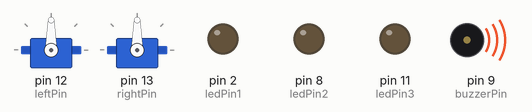
Simulated run of this sketch. Board: Arduino Uno, built with avr-gcc and run on an emulated ATmega328P. Shown: 2 × servo, output pins drawn as LEDs (lit = HIGH), buzzer (waves = sounding). Random numbers use the default seed unless the sketch sets one.

Above: at 0.3 s.
At 6.1 s:
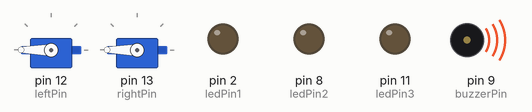
At 11.1 s:
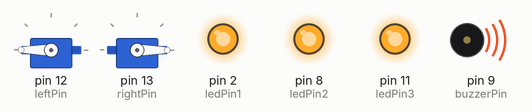
At 18.1 s:
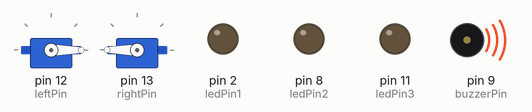
At 25.1 s:
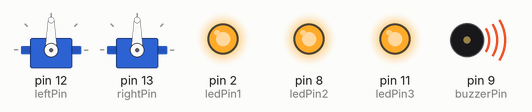
At 37.1 s:
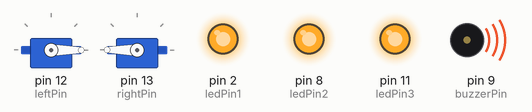
Timing chart, 0 to 40.0 s (numbered marks = the images above):
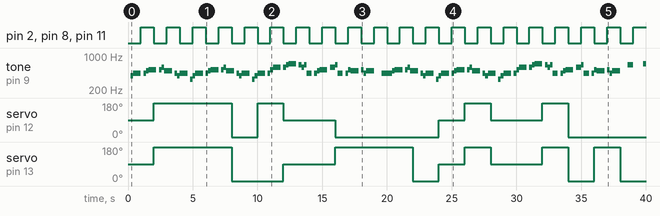

Measured:
- by itself, pin 2 (ledPin1), pin 8 (ledPin2), pin 11 (ledPin3): alternates HIGH for 1.0 s and LOW for 1.0 s
- by itself, servo on pin 12 (leftPin): 90° → 180° at 2.0 s, → 0° 6.0 s later, → 180° 2.0 s later, → 90° 2.0 s later, … (10 changes in this stretch)
- by itself, servo on pin 13 (rightPin): 90° → 180° at 2.0 s, → 0° 6.0 s later, → 90° 4.0 s later, → 180° 4.0 s later, … (12 changes in this stretch)
- by itself, tone on pin 9 (buzzerPin): plays 392 Hz for 0.20 s, 440 Hz for 0.60 s, 440 Hz for 0.20 s, 494 Hz for 0.20 s, 523 Hz for 0.60 s, 523 Hz for 0.20 s … (96 notes in this stretch)

The sketch:

arduinopirate.ino
```cpp
#include <Servo.h>

Servo leftServo;   // 왼쪽 서보
Servo rightServo;  // 오른쪽 서보

const int leftPin = 12;   // 왼쪽 서보 핀
const int rightPin = 13;  // 오른쪽 서보 핀
const int buzzerPin = 9;  // 피에조 스피커 핀

// LED 핀 설정
const int ledPin1 = 2;    // 첫 번째 LED 핀
const int ledPin2 = 8;    // 두 번째 LED 핀
const int ledPin3 = 11;   // 세 번째 LED 핀

#define NOTE_C4  262
#define NOTE_D4  294
#define NOTE_E4  330
#define NOTE_F4  349
#define NOTE_G4  392
#define NOTE_A4  440
#define NOTE_B4  494
#define NOTE_C5  523
#define NOTE_D5  587
#define NOTE_E5  659
#define NOTE_F5  698
#define NOTE_G5  784
#define NOTE_A5  880
#define NOTE_B5  988

const float songspeed = 1.6; // 노래 속도 조절

int notes[] = {
   NOTE_E4, NOTE_G4, NOTE_A4, NOTE_A4, 0,
   NOTE_A4, NOTE_B4, NOTE_C5, NOTE_C5, 0,
   NOTE_C5, NOTE_D5, NOTE_B4, NOTE_B4, 0,
   NOTE_A4, NOTE_G4, NOTE_A4, 0,

   NOTE_E4, NOTE_G4, NOTE_A4, NOTE_A4, 0,
   NOTE_A4, NOTE_B4, NOTE_C5, NOTE_C5, 0,
   NOTE_C5, NOTE_D5, NOTE_B4, NOTE_B4, 0,
   NOTE_A4, NOTE_G4, NOTE_A4, 0,

   NOTE_E4, NOTE_G4, NOTE_A4, NOTE_A4, 0,
   NOTE_A4, NOTE_C5, NOTE_D5, NOTE_D5, 0,
   NOTE_D5, NOTE_E5, NOTE_F5, NOTE_F5, 0,
   NOTE_E5, NOTE_D5, NOTE_E5, NOTE_A4, 0,

   NOTE_A4, NOTE_B4, NOTE_C5, NOTE_C5, 0,
   NOTE_D5, NOTE_E5, NOTE_A4, 0,
   NOTE_A4, NOTE_C5, NOTE_B4, NOTE_B4, 0,
   NOTE_C5, NOTE_A4, NOTE_B4, 0,

   NOTE_A4, NOTE_A4,
   //Repeat of first part
   NOTE_A4, NOTE_B4, NOTE_C5, NOTE_C5, 0,
   NOTE_C5, NOTE_D5, NOTE_B4, NOTE_B4, 0,
   NOTE_A4, NOTE_G4, NOTE_A4, 0,

   NOTE_E4, NOTE_G4, NOTE_A4, NOTE_A4, 0,
   NOTE_A4, NOTE_B4, NOTE_C5, NOTE_C5, 0,
   NOTE_C5, NOTE_D5, NOTE_B4, NOTE_B4, 0,
   NOTE_A4, NOTE_G4, NOTE_A4, 0,

   NOTE_E4, NOTE_G4, NOTE_A4, NOTE_A4, 0,
   NOTE_A4, NOTE_C5, NOTE_D5, NOTE_D5, 0,
   NOTE_D5, NOTE_E5, NOTE_F5, NOTE_F5, 0,
   NOTE_E5, NOTE_D5, NOTE_E5, NOTE_A4, 0,

   NOTE_A4, NOTE_B4, NOTE_C5, NOTE_C5, 0,
   NOTE_D5, NOTE_E5, NOTE_A4, 0,
   NOTE_A4, NOTE_C5, NOTE_B4, NOTE_B4, 0,
   NOTE_C5, NOTE_A4, NOTE_B4, 0,
   //End of Repeat

   NOTE_E5, 0, 0, NOTE_F5, 0, 0,
   NOTE_E5, NOTE_E5, 0, NOTE_G5, 0, NOTE_E5, NOTE_D5, 0, 0,
   NOTE_D5, 0, 0, NOTE_C5, 0, 0,
   NOTE_B4, NOTE_C5, 0, NOTE_B4, 0, NOTE_A4,

   NOTE_E5, 0, 0, NOTE_F5, 0, 0,
   NOTE_E5, NOTE_E5, 0, NOTE_G5, 0, NOTE_E5, NOTE_D5, 0, 0,
   NOTE_D5, 0, 0, NOTE_C5, 0, 0,
   NOTE_B4, NOTE_C5, 0, NOTE_B4, 0, NOTE_A4
};

int duration[] = {
  125, 125, 250, 125, 125,
  125, 125, 250, 125, 125,
  125, 125, 250, 125, 125,
  125, 125, 375, 125,

  125, 125, 250, 125, 125,
  125, 125, 250, 125, 125,
  125, 125, 250, 125, 125,
  125, 125, 375, 125,

  125, 125, 250, 125, 125,
  125, 125, 250, 125, 125,
  125, 125, 250, 125, 125,
  125, 125, 125, 250, 125,

  125, 125, 250, 125, 125,
  250, 125, 250, 125,
  125, 125, 250, 125, 125,
  125, 125, 375, 375,

  250, 125,
  125, 125, 250, 125, 125,
  125, 125, 250, 125, 125,
  125, 125, 375, 125,

  125, 125, 250, 125, 125,
  125, 125, 250, 125, 125,
  125, 125, 250, 125, 125,
  125, 125, 375, 125,

  125, 125, 250, 125, 125,
  125, 125, 250, 125, 125,
  125, 125, 250, 125, 125,
  125, 125, 125, 250, 125,

  125, 125, 250, 125, 125,
  250, 125, 250, 125,
  125, 125, 250, 125, 125,
  125, 125, 375, 375,


  250, 125, 375, 250, 125, 375,
  125, 125, 125, 125, 125, 125, 125, 125, 375,
  250, 125, 375, 250, 125, 375,
  125, 125, 125, 125, 125, 500,

  250, 125, 375, 250, 125, 375,
  125, 125, 125, 125, 125, 125, 125, 125, 375,
  250, 125, 375, 250, 125, 375,
  125, 125, 125, 125, 125, 500
};

unsigned long lastMoveTime = 0; // 마지막 움직임 시간
unsigned long lastLEDBlinkTime = 0; // 마지막 LED 깜빡임 시간
const unsigned long moveInterval = 2000; // 이동 간격 (2초)
const unsigned long ledBlinkInterval = 1000; // LED 깜빡임 간격 (1초)

int currentNote = 0; // 현재 재생 중인
unsigned long noteStartTime = 0; // 현재 음표 시작 시간

void setup() {
  leftServo.attach(leftPin);   // 왼쪽 서보 핀 연결
  rightServo.attach(rightPin);  // 오른쪽 서보 핀 연결
  pinMode(buzzerPin, OUTPUT);

  // LED 핀 모드 설정
  pinMode(ledPin1, OUTPUT);
  pinMode(ledPin2, OUTPUT);
  pinMode(ledPin3, OUTPUT);

  randomSeed(analogRead(0)); // 랜덤 시드 초기화
}

void loop() {
  unsigned long currentMillis = millis();

  // LED 깜빡임 처리
  if (currentMillis - lastLEDBlinkTime >= ledBlinkInterval) {
    toggleLEDs();
    lastLEDBlinkTime = currentMillis;
  }

  // 랜덤으로 움직임
  if (currentMillis - lastMoveTime >= moveInterval) {
    randomMove();
    lastMoveTime = currentMillis;
  }

  playMelody();
}

void playMelody() {
  unsigned long currentMillis = millis();
  if (currentMillis - noteStartTime >= duration[currentNote] * songspeed) {
    noTone(buzzerPin);
    currentNote++;
    if (currentNote >= sizeof(notes) / sizeof(notes[0])) {
      currentNote = 0; // 노래가 끝나면 처음부터 다시 시작
    }
    tone(buzzerPin, notes[currentNote], duration[currentNote] * songspeed);
    noteStartTime = currentMillis;
  }
}

void toggleLEDs() {
  digitalWrite(ledPin1, !digitalRead(ledPin1));
  digitalWrite(ledPin2, !digitalRead(ledPin2));
  digitalWrite(ledPin3, !digitalRead(ledPin3));
}
void moveForward() {
  leftServo.write(180); // 왼쪽 바퀴 전진
  rightServo.write(0);  // 오른쪽 바퀴 전진
}

void moveBackward() {
  leftServo.write(0);   // 왼쪽 바퀴 후진
  rightServo.write(180); // 오른쪽 바퀴 후진
}

void turnLeft() {
  leftServo.write(0);  // 왼쪽 바퀴 후진
  rightServo.write(0);  // 오른쪽 바퀴 전진
}

void turnRight() {
  leftServo.write(180);   // 왼쪽 바퀴 전진
  rightServo.write(180); // 오른쪽 바퀴 후진
}

void stopMovement() {
  leftServo.write(90);  // 왼쪽 바퀴 정지
  rightServo.write(90); // 오른쪽 바퀴 정지
}

void randomMove() {
  int direction = random(5); // 0: 정지, 1: 앞으로, 2: 뒤로, 3: 좌회전, 4: 우회전
  switch (direction) {
    case 0: stopMovement(); break;
    case 1: moveForward(); break;
    case 2: moveBackward(); break;
    case 3: turnLeft(); break;
    case 4: turnRight(); break;
  }

}
```
